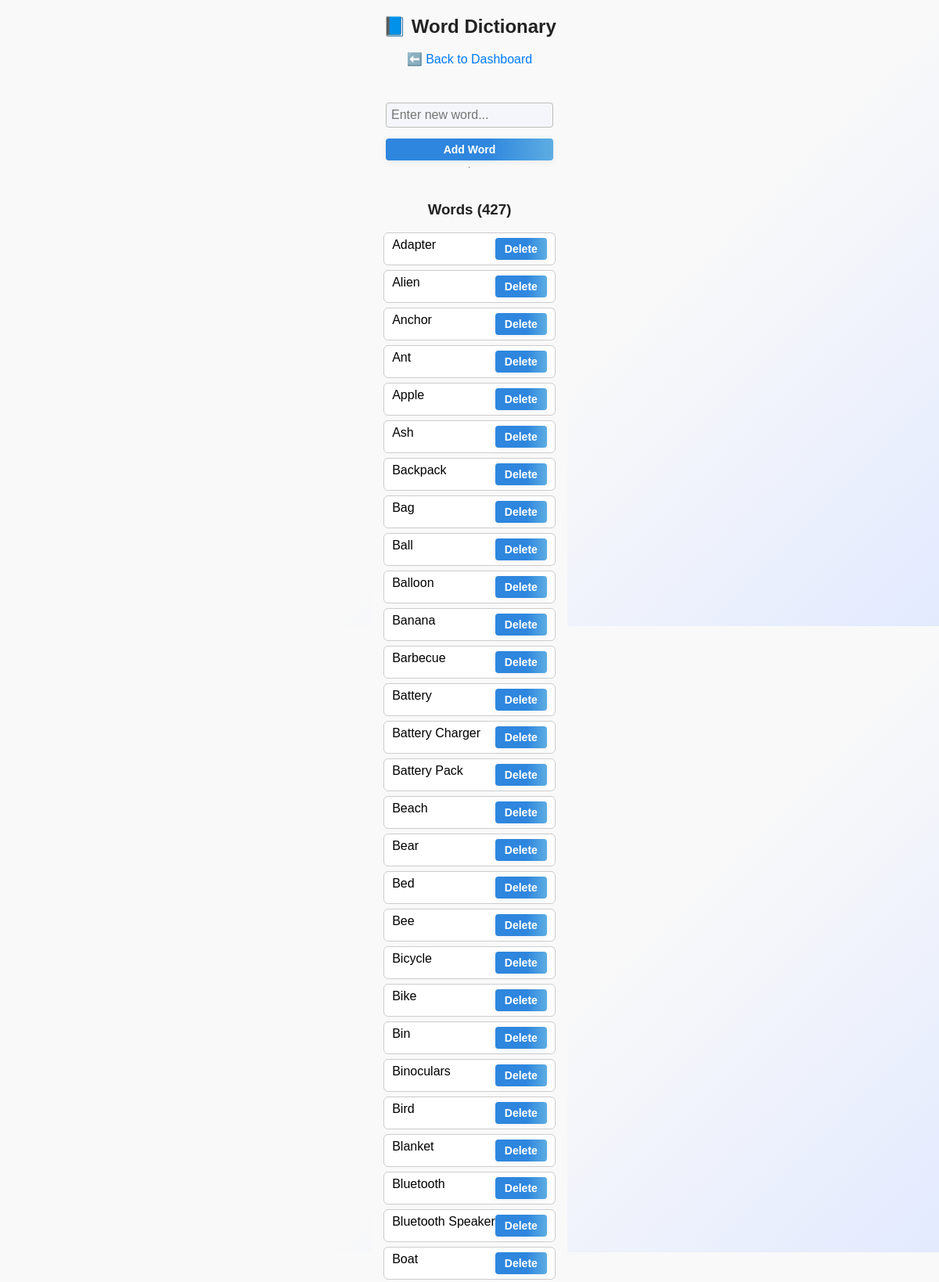
The page /admin/dictionary.php (signed in, upper part) on the database its author committed.
### tables this page shows
CREATE TABLE `words` (
  `id` int(11) NOT NULL,
  `word` varchar(50) NOT NULL,
  `created_at` timestamp NULL DEFAULT current_timestamp()
);

### admin/dictionary.php (the view, shortened to what this page needs)
<?php
require_once '../includes/db.php';
$words = $pdo->query("SELECT * FROM words ORDER BY word ASC")->fetchAll();
?>
<!DOCTYPE html>
<html>
<head>
    <link rel="stylesheet" href="../assets/style.css">
</head>
<body>
    <h2>📘 Word Dictionary</h2>
    <a href="dashboard.php">⬅️ Back to Dashboard</a>
    <br><br>
    <form method="POST">
        <input type="text" name="word" placeholder="Enter new word..." required>
        <button type="submit" name="add_word" class="btn btn-add">Add Word</button>
    </form>
    <hr>
    <div class="word-list">
        <h3>Words (<?= count($words) ?>)</h3>
        <?php foreach ($words as $word): ?>
            <div class="word-item">
                <span><?= htmlspecialchars($word['word']) ?></span>
                <form method="POST" onsubmit="return confirm('Delete this word?')">
                    <button type="submit" class="btn btn-delete">Delete</button>
                </form>
            </div>
        <?php endforeach; ?>
    </div>
</body>
</html>

### assets/style.css (style rules this page uses)
body { font-family: Arial, sans-serif; background: linear-gradient(135deg, #f9f9f9 60%, #e3eaff 100%); margin: 0; min-height: 100vh; display: flex; flex-direction: column; align-items: center; justify-content: center; }
h2, h3 { color: #222; margin-bottom: 18px; text-align: center; }
form { display: flex; flex-direction: column; gap: 14px; margin-top: 10px; }
input, select { padding: 10px; margin: 0; font-size: 16px; border: 1px solid #d1d8e0; border-radius: 4px; background: #f4f6fb; transition: border 0.2s; }
button { padding: 10px; font-size: 17px; font-weight: 600; cursor: pointer; background: linear-gradient(90deg, #2e86de 60%, #5dade2 100%); color: white; border: none; border-radius: 4px; box-shadow: 0 2px 8px rgba(44, 62, 80, 0.07); transition: background 0.2s, box-shadow 0.2s; }
a { text-decoration: none; color: #007bff; transition: color 0.2s; }

### admin/dictionary.php (style rules this page uses)
.word-list { max-width: 400px; background: #f9f9f9; padding: 15px; border-radius: 10px; }
.word-item { display: flex; justify-content: space-between; margin: 6px 0; padding: 6px 10px; border: 1px solid #ccc; border-radius: 6px; background: #fff; }
.word-item form { margin: 0; }
input[type="text"] { padding: 6px; width: 200px; border-radius: 4px; border: 1px solid #bbb; }
.btn { padding: 6px 12px; font-size: 14px; border: none; border-radius: 4px; cursor: pointer; }
.btn-delete { background-color: #e74c3c; color: white; }
.btn-add { background-color: #2ecc71; color: white; }

### rows shown on the page
words: word "Adapter"
words: word "Alien"
words: word "Anchor"
words: word "Ant"
words: word "Apple"
words: word "Ash"
words: word "Backpack"
words: word "Bag"
words: word "Ball"
words: word "Balloon"
words: word "Banana"
words: word "Barbecue"
words: word "Battery"
words: word "Battery Charger"
words: word "Battery Pack"
words: word "Beach"
words: word "Bear"
words: word "Bed"
words: word "Bee"
words: word "Bicycle"
words: word "Bike"
words: word "Bin"
words: word "Binoculars"
words: word "Bird"
words: word "Blanket"
words: word "Bluetooth"
words: word "Bluetooth Speaker"
words: word "Boat"

### other values the page prints
count($words) "427"
